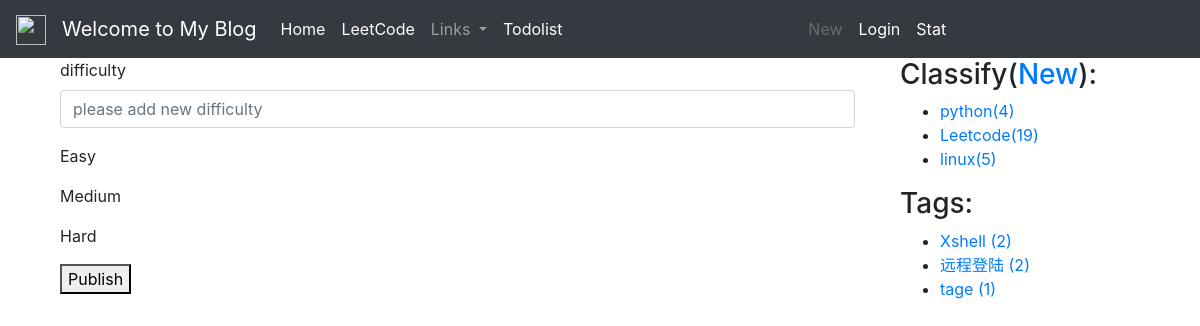
Page /difficulty_add/ on the committed database.
### blog/models.py (models this page shows, shortened)
class BlogDifficulty(models.Model):
    title = models.CharField(max_length=100, blank=True)
    created = models.DateTimeField(default=timezone.now)

class BlogClassify(models.Model):
    title = models.CharField(max_length=100, blank=True)
    created = models.DateTimeField(default=timezone.now)

class Tag(models.Model):
    name = models.CharField(max_length=100)

### blog/views.py (the view)
# urls.py: path('difficulty_add/',views.difficulty_add,name='difficulty_add'),
def difficulty_add(request):
    if request.method == 'POST':
        new_difficulty_add_form = BlogDifficultyAddForm(request.POST, request.FILES)
        if new_difficulty_add_form.is_valid():
            new_difficulty = new_difficulty_add_form.save(commit=False)
            new_add_difficulty=request.POST['new_difficulty']
            all_difficulty=BlogDifficulty.objects.all()
            difficulty_list=[i.title for i in all_difficulty]
            if new_add_difficulty not in difficulty_list:
                add_difficulty = BlogDifficulty(title=new_add_difficulty)
                add_difficulty.save()
                return redirect("blog:difficulty_add")
            else:
                return HttpResponse("already exist")
        else:
            return  HttpResponse("difficulty is not valid,please refill")
    else:
        difficulty_add_form = BlogDifficultyAddForm()
        difficulties = BlogDifficulty.objects.all()
        context = {'difficulty_add_form': difficulty_add_form, 'difficulties': difficulties,}
        return render(request, 'blog/difficulty_add.html', context)

### blog/forms.py
class BlogDifficultyAddForm(forms.ModelForm):
    class Meta:
        model=BlogDifficulty
        fields=('title',)

### blog/templatetags/blog_extras.py (called while the page is built)
@register.inclusion_tag('blog/inclusions/_classify.html',takes_context=True)
def show_classify(context):
    classify_list = BlogClassify.objects.annotate(num_posts=Count('blog')).filter(num_posts__gt=0)
    return {
        'classify_list': classify_list,
    }

@register.inclusion_tag('blog/inclusions/_tags.html', takes_context=True)
def show_tags(context):
    tag_list = Tag.objects.annotate(num_posts=Count('blog')).filter(num_posts__gt=0)
    return {
        'tag_list': tag_list,
    }

### templates/blog/difficulty_add.html (shortened to what this page needs)
{% extends "base.html" %}
{% load staticfiles %}
{% block content %}
<div class="container">
    <div>
        <form method="post" action="" enctype="multipart/form-data">
            <div class="form-group">
                <label for="new_difficulty">difficulty</label>
                    <input class="form-control" type="text" id="new_difficulty" name="new_difficulty" placeholder="please add new difficulty">
            </div>
            <div class="form-group">
                {% for difficulty in difficulties %}
                <p>{{difficulty.title}}</p>
                {% endfor %}
            </div>
            <button type="submit">Publish</button>
    </form>
    </div>
</div>
{% endblock content %}

### templates/blog/inclusions/_classify.html
<div class="">
  <h3 class="">Classify(<a href="{% url 'blog:classify_add' %}">New</a>):</h3>
  <ul>
    {% for classify in classify_list %}
    {% if classify.title == 'Leetcode' %}
    <li>
        <a href="{% url 'blog:blog_list_leetcode' %}?classify={{ classify.id }}">{{ classify.title }}<span class="post-count">({{ classify.num_posts }})</span></a>
      </li>
    {% else %}
      <li>
        <a href="{% url 'blog:blog_list' %}?classify={{ classify.id }}">{{ classify.title }}<span class="post-count">({{ classify.num_posts }})</span></a>
      </li>
    {% endif %}
    {% empty %}
      暂无分类！
    {% endfor %}
  </ul>
</div>

### templates/blog/inclusions/_tags.html
<div class="widget widget-tag-cloud">
  <h3 class="widget-title">Tags:</h3>
  <ul>
    {% for tag in tag_list %}
      <li>
        <a href="{% url 'blog:blog_list' %}?tag={{ tag.id }}">{{ tag.name }} <span class="post-count">({{ tag.num_posts }})</span></a>
      </li>
    {% empty %}
      暂无标签！
    {% endfor %}
  </ul>
</div>

### rows in the picture
BlogDifficulty: title "Easy"
BlogDifficulty: title "Medium"
BlogDifficulty: title "Hard"
BlogClassify: title "python", num_posts "4"
BlogClassify: title "Leetcode", num_posts "19"
BlogClassify: title "linux", num_posts "5"
Tag: name "Xshell", num_posts "2"
Tag: name "远程登陆", num_posts "2"
Tag: name "tage", num_posts "1"
